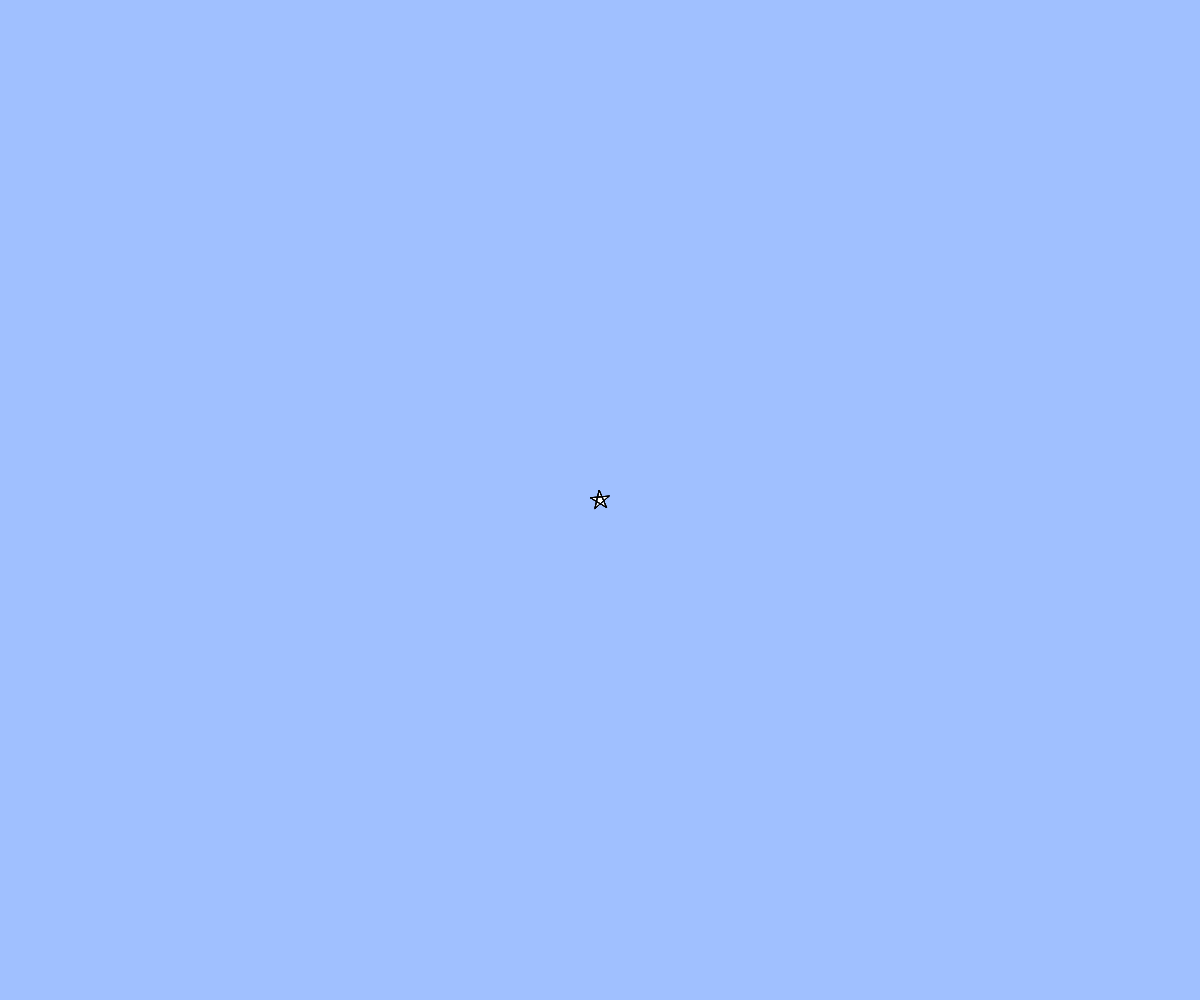
Frame 1 (no input)
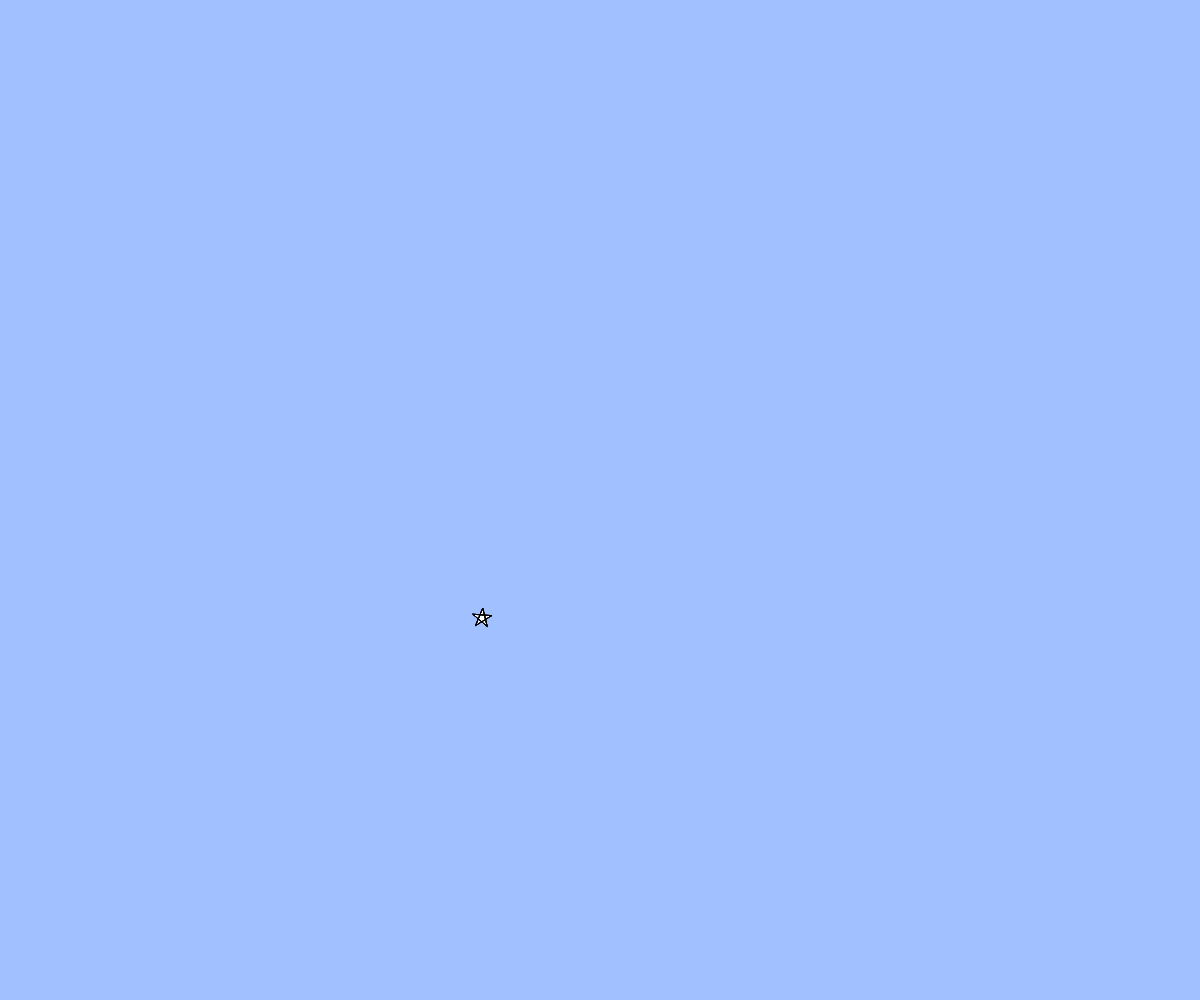
Frame 60 (no input)
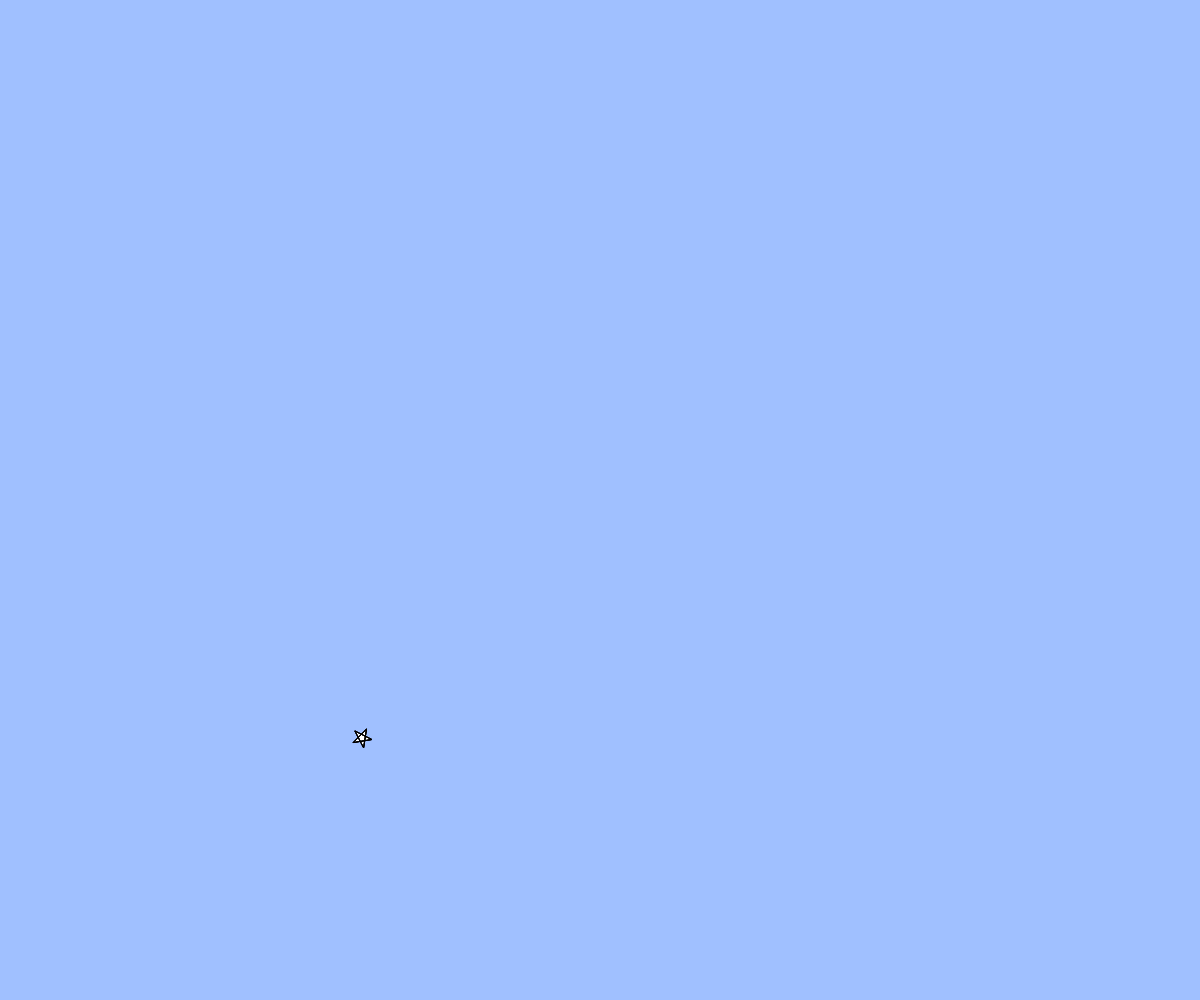
Frame 120 (the mouse pressed at the canvas centre since frame 60)

The p5.js sketch that drew these frames (run headless with seeded random() and noise() and a simulated clock; from frame 60 on, the mouse is pressed at the canvas centre):

// p5.js sketch
// ── sketch.js
// テキスト「アニメーション」
// テキスト「アニメーション」
let x, y, vx, vy;

function setup(){
  createCanvas(windowWidth, windowHeight);
  x = width / 2;
  y = height / 2;
  vx = 8;
  vy = 8;
}

function draw(){
  background(160, 192, 255);
  // BLANK[2] (hint: 作った star 関数を使います)
  star(x,y,10,vx*vy);
  x -= 2;
  y += 2;
  // 端の処理パターン (1) 反対側から出てくる
  if(x > width){ x = 0; }
  else if(x < 0){ x = width; }
  if(y > height){ y = 0; }
  if(y < 0){ y = height; }
}

function star(cx, cy, r, angle){
  beginShape();
  for(var i = 0; i < 20; i++){
    var theta = TWO_PI * i * 2 / 5 - HALF_PI + angle;
    // BLANK[1] (hint: angle 分だけ星を回転させるには？)
    var x = cx + cos(theta) * r;
    var y = cy + sin(theta) * r;
    vx = x * cos(theta) + y * sin(theta) + x;
    vy = x * sin(theta) - y * cos(theta) + y;
    vertex(x,y);
  }
  endShape(CLOSE);
}

function windowResized(){
  resizeCanvas(windowWidth, windowHeight);
}
